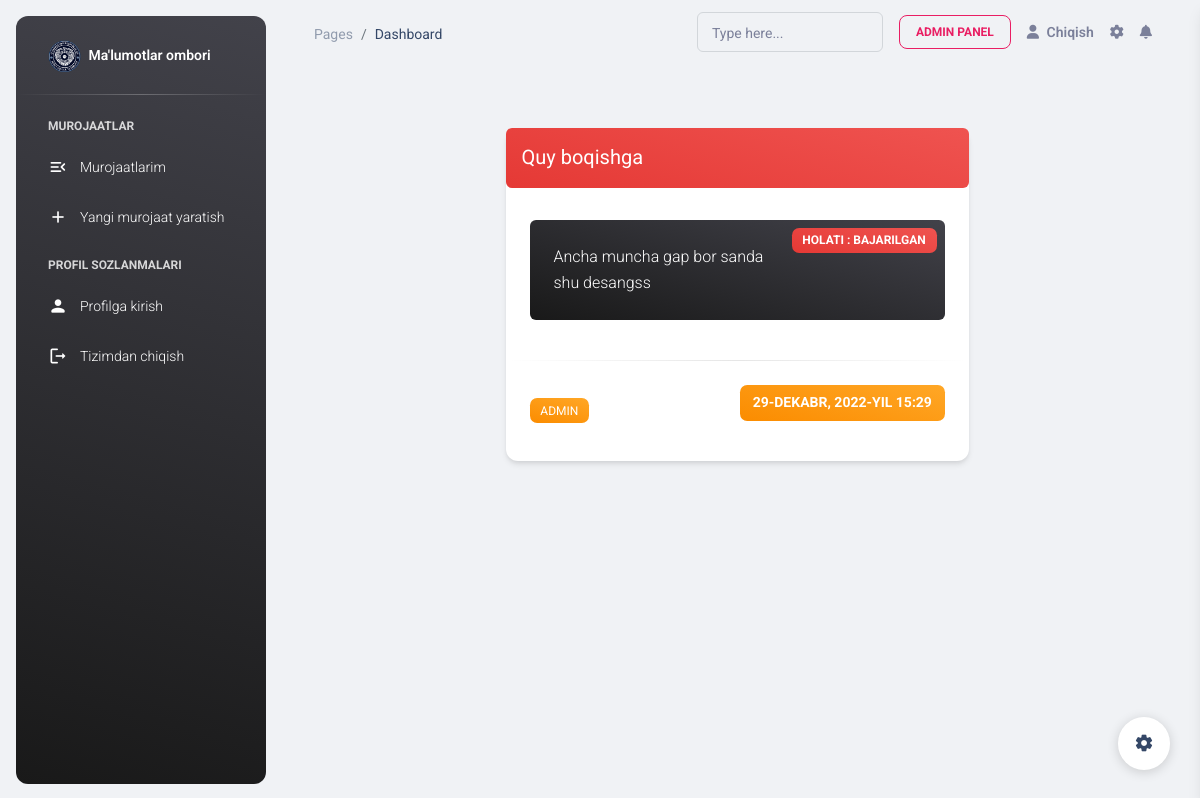
The app's page /appeals/1/ (signed in) with its own data.
### appeals/models.py (models this page shows, shortened)
class Appeal(models.Model):
    user = models.ForeignKey(CustomUser, on_delete=models.CASCADE)
    theme = models.CharField(max_length=250)
    text = models.CharField(max_length=1000)
    description = models.CharField(max_length=1000, null=True, blank=True)
    open_date = models.DateTimeField(auto_now_add=True)
    close_date = models.DateTimeField(null=True, blank=True)
    status = models.BooleanField(default=False, null=True)

### accounts/models.py (models this page shows)
class CustomUser(AbstractUser):
    phone_number = models.CharField(max_length=60)

### appeals/views.py (the view, shortened to what this page needs)
# urls.py: path('<int:pk>/', AppealsDetail.as_view(), name='appeals_detail'),
class AppealsDetail(LoginRequiredMixin, DetailView):
    model = Appeal
    template_name = 'appeals/detail.html'

### templates/appeals/detail.html (shortened to what this page needs)
{% extends 'base.html' %}
{% block content %}
    {% load static %}
    <body class="g-sidenav-show  bg-gray-200">
    {% include "aside.html" %}
    <main class="main-content position-relative max-height-vh-100 h-100 border-radius-lg ">
        {% include 'navbar.html' %}
        <div class="card col-6 mx-xl-auto my-xl-6" data-animation="true">
            <h5 class="badge-pill badge-lgbadge bg-gradient-danger text-white rounded p-3 font-weight-normal">
                {{ appeal.theme }}
            </h5>
            <div class="card-body text-xxl-start">
                <span class="badge bg-gradient-danger  m-2" style="float:right;">Holati :
                    {% if appeal.status and appeal.status%}Bajarilgan{% endif %}
                    {% if appeal.status == None %} Rad etilgan{% endif %}</span>
                <p class="badge-pill badge-lgbadge bg-gradient-dark  text-white rounded p-4 ">
                    {{ appeal.text }}
                </p>
            </div>
            <hr class="dark horizontal my-0">
            <div class="card-footer d-flex ">
                <p class="font-weight-normal my-auto badge badge-pill badge-md bg-gradient-warning">{{ appeal.user }}</p>
                <p class="text-sm ms-auto badge badge-pill badge-md bg-gradient-warning"> {{ appeal.open_date }}</p>
            </div>
        </div>
    </main>
    {% include 'settings.html' %}
    </body>
{% endblock content %}

### records on screen
Appeal: theme "Quy boqishga", text "Ancha muncha gap bor sanda shu desangss", user "ADMIN", open_date "29-DEKABR, 2022-YIL 15:29"
